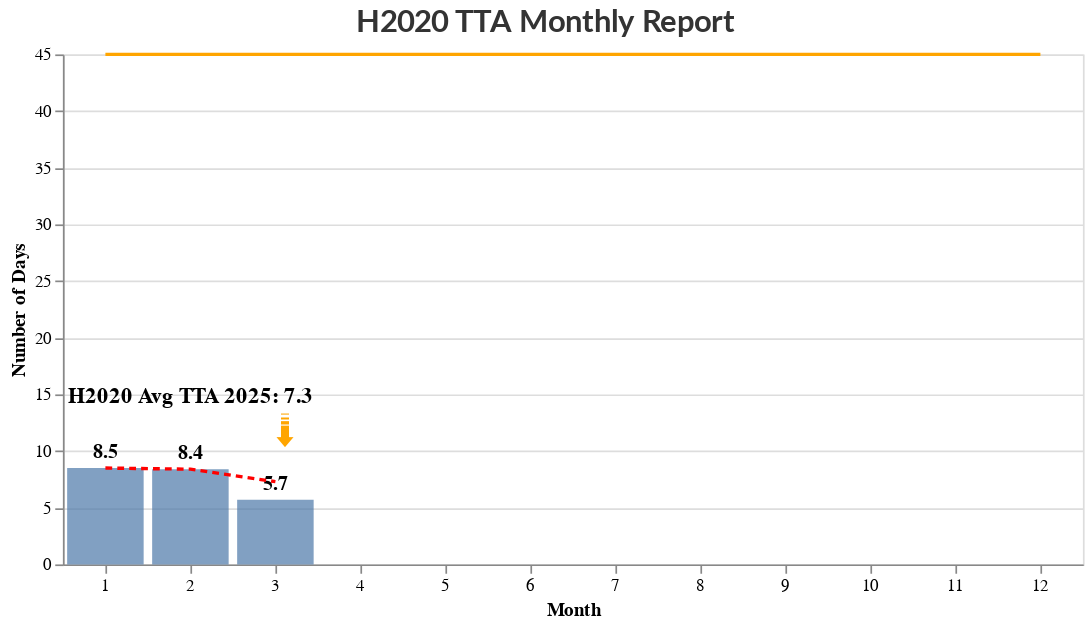

The notebook cell this image was saved under:
### Code cell
chart_TTA_H2020 = chart_machine_tta(pivot_tta_h2020,'H2020',rolling_tta_H2020)
# chart_TTA_HEU = chart_machine_tta(amd_HEU_signed[1],'HEU',rolling_tta_HEU)
### CHARTS EXPORT IN PNG
# with selenium.webdriver.Chrome() as driver:
#            chart_TTA_H2020.save("chart_TTA_H2020.png")
#            chart_TTA_HEU.save("chart_TTA_HEU.png")

chart_TTA_H2020

### Figure 1 — Vega-Lite specification as saved in the notebook (floating-point values rounded to 4 significant figures)
{"config": {"view": {"continuousHeight": 300, "continuousWidth": 400}, "range": {"category": {"scheme": "tableau10"}}, "title": {"fontSize": 18, "font": "Lato", "anchor": "center", "color": "#333333", "fontWeight": "bold"}}, "layer": [{"mark": {"type": "bar", "color": "#4c78a8", "opacity": 0.7, "size": 45}, "encoding": {"x": {"axis": {"labelAngle": 0, "labelExpr": "datum.label"}, "field": "MonthNum", "title": "Month", "type": "ordinal"}, "y": {"field": "TTA", "title": "Number of Days", "type": "quantitative"}}}, {"mark": {"type": "text", "color": "black", "dy": -10, "fontSize": 12, "fontWeight": "bold"}, "encoding": {"text": {"field": "TTA", "format": ".1f", "type": "quantitative"}, "x": {"field": "MonthNum", "type": "ordinal"}, "y": {"field": "TTA", "type": "quantitative"}}}, {"data": {"name": "data-851c3b739cf9f7d1e8e0551401752408"}, "mark": {"type": "line", "color": "red", "size": 2, "strokeDash": [4, 3]}, "encoding": {"x": {"field": "MonthNum", "type": "ordinal"}, "y": {"field": "TTA", "type": "quantitative"}}}, {"data": {"name": "data-03ffc504d3f7c4581fe888683f68ef7b"}, "mark": {"type": "line", "color": "orange", "size": 2}, "encoding": {"x": {"field": "MonthNum", "type": "ordinal"}, "y": {"field": "time_limit", "type": "quantitative"}}}, {"data": {"name": "data-ac9262e406f39a20d08cf96f471df532"}, "mark": {"type": "text", "color": "black", "dx": -50, "dy": -50, "fontSize": 13, "fontWeight": "bold"}, "encoding": {"text": {"field": "Comment", "type": "nominal"}, "x": {"field": "MonthNum", "type": "ordinal"}, "y": {"field": "TTA", "type": "quantitative"}}}, {"data": {"name": "data-ac9262e406f39a20d08cf96f471df532"}, "mark": {"type": "text", "angle": 90, "color": "orange", "dx": -30, "dy": -5, "fontSize": 26}, "encoding": {"text": {"field": "Arrow", "type": "nominal"}, "x": {"field": "MonthNum", "type": "ordinal"}, "y": {"field": "TTA", "type": "quantitative"}}}], "data": {"name": "data-9905bbad15ec82966110f2b5c8a82738"}, "height": 300, "title": "H2020 TTA Monthly Report", "width": 600, "$schema": "https://vega.github.io/schema/vega-lite/v5.20.1.json", "datasets": {"data-9905bbad15ec82966110f2b5c8a82738": [{"Month": "Jan", "ERC-ADG": 23.0, "ERC-COG": 7.0, "ERC-STG": 5.2, "ERC-SyG": 10.0, "Total": 8.5, "MonthNum": 1, "TTA": 8.5}, {"Month": "Feb", "ERC-ADG": 9.8, "ERC-COG": 11.6, "ERC-STG": 4.2, "ERC-SyG": 5.0, "Total": 8.4, "MonthNum": 2, "TTA": 8.4}, {"Month": "Mar", "ERC-ADG": 5.6, "ERC-COG": 7.0, "ERC-STG": 4.9, "ERC-SyG": 8.3, "Total": 5.7, "MonthNum": 3, "TTA": 5.7}], "data-851c3b739cf9f7d1e8e0551401752408": [{"Month": 1, "TTA": 8.5, "MonthNum": 1}, {"Month": 2, "TTA": 8.403, "MonthNum": 2}, {"Month": 3, "TTA": 7.299, "MonthNum": 3}], "data-03ffc504d3f7c4581fe888683f68ef7b": [{"MonthNum": 1, "time_limit": 45}, {"MonthNum": 2, "time_limit": 45}, {"MonthNum": 3, "time_limit": 45}, {"MonthNum": 4, "time_limit": 45}, {"MonthNum": 5, "time_limit": 45}, {"MonthNum": 6, "time_limit": 45}, {"MonthNum": 7, "time_limit": 45}, {"MonthNum": 8, "time_limit": 45}, {"MonthNum": 9, "time_limit": 45}, {"MonthNum": 10, "time_limit": 45}, {"MonthNum": 11, "time_limit": 45}, {"MonthNum": 12, "time_limit": 45}], "data-ac9262e406f39a20d08cf96f471df532": [{"MonthNum": 3.0, "TTA": 7.299, "Comment": "H2020 Avg TTA 2025: 7.3", "Arrow": "➟"}]}}
